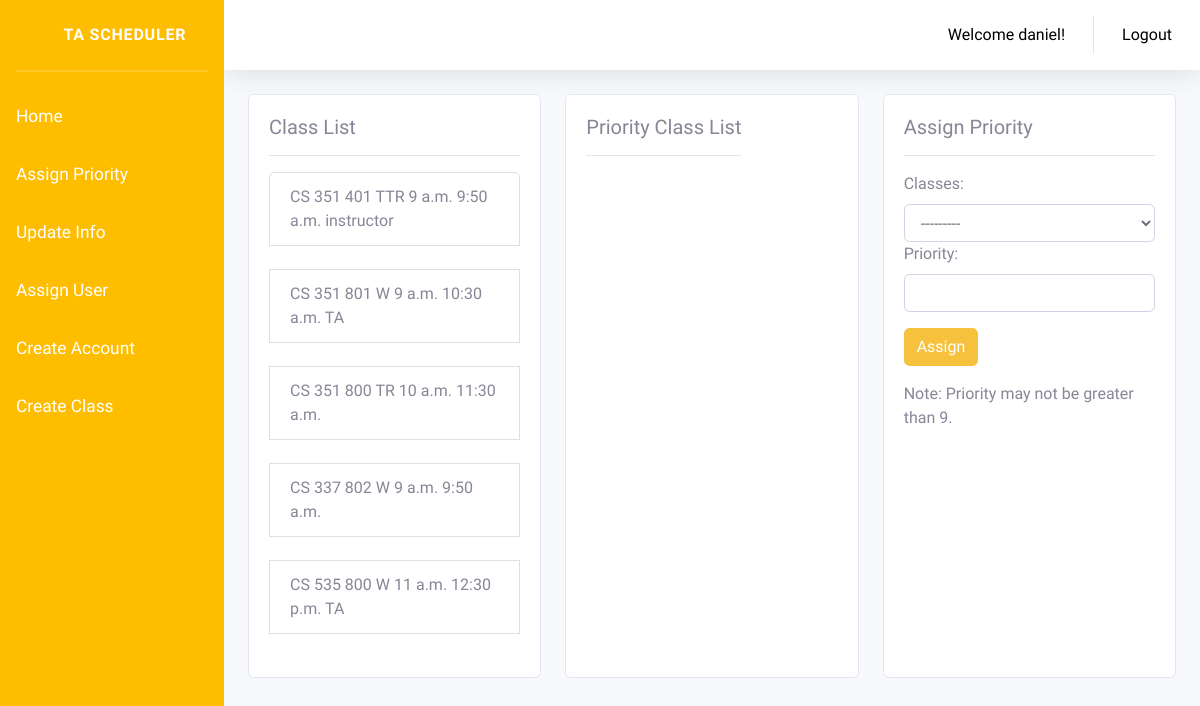
Screenshot of /classList/ (signed in) with the database file from the repository.
### CS361WebApp/models.py (models this page shows)
class CourseTime(models.Model):
    department = models.CharField(max_length=50, validators=[validate_alpha])
    number = models.CharField(max_length=50, validators=[validate_numeric])
    start = models.TimeField(auto_now=False, auto_now_add=False, null=True)
    end = models.TimeField(auto_now=False, auto_now_add=False, null=True)
    day = models.CharField(max_length=50, validators=[validate_alpha])
    section = models.CharField(max_length=50, validators=[validate_numeric])
    instructor = models.CharField(max_length=50, blank=True)
    def __str__(self):
        return self.department + " " + self.number + "-" + self.section

### CS361WebApp/views.py (the view)
# urls.py: path('classList/', views.classlist, name='CS361WebApp-classList'),
@login_required
def classlist(request):
    classes = CourseTime.objects.all()
    profile = SavePriority.objects.filter(user=request.user)
    x = profile.all()
    for yeet in profile:
        x = yeet.myList.order_by('priority')
    if request.method == 'POST':
        person = Profile.objects.get(user=request.user)
        if person.role != 1:
            return redirect('CS361WebApp-home')
        form = Priority(request.POST)
        if form.is_valid():
            name = request.user
            found = SavePriority.objects.filter(user=name).first()
            if found is None:
                useradd = SavePriority.objects.create(user=name)
            else:
                useradd = SavePriority.objects.filter(user=name).first()
            form.save()
            course = form.cleaned_data.get('classes')
            priority = form.cleaned_data.get('priority')
            add = CreatePriority.objects.filter(classes=course).filter(priority=priority).first()
            test = SavePriority.objects.filter(user=name)
            section = int(add.classes.section)
            if section <= 401:
                return redirect('CS361WebApp-classList')
            changed1 = 121111105110107
            changed2 = 121101101116
            for yeeet in test:
                x = yeeet.myList.all()
                for yeet in x:
                    if int(yeet.priority) == priority:
                        changed1 = 69  # fuck
                        joe_mama = yeet
                    if yeet.classes == course:
                        changed2 = 420
                        i_hate_my_life = yeet
            if changed1 == 69 and changed2 == 420:
                useradd.myList.remove(joe_mama)
                useradd.myList.remove(i_hate_my_life)
                useradd.myList.add(add)
                messages.error(request, f'Class replaced!')
            elif changed1 == 69:
                useradd.myList.remove(joe_mama)
                useradd.myList.add(add)
                messages.error(request, f'Class replaced!')
            elif changed2 == 420:
                useradd.myList.remove(i_hate_my_life)
                useradd.myList.add(add)
                messages.error(request, f'Class replaced!')
            else:
                useradd.myList.add(add)
                messages.success(request, f'{course} assigned to {name} with priority {priority}!')
        profile = SavePriority.objects.filter(user=request.user)
        x = profile.all()
        for yeet in profile:
            x = yeet.myList.order_by('priority')
        return render(request, 'CS361WebApp/ClassList.html', {'classes': classes, 'x': x, 'form': form})
    else:
        form = Priority(request.POST)
    return render(request, 'CS361WebApp/ClassList.html', {'classes': classes, 'x': x, 'form': form})

### CS361WebApp/forms.py
class Priority(ModelForm):
    class Meta:
        model = models.CreatePriority
        fields = ['classes', 'priority']

### CS361WebApp/templates/CS361WebApp/ClassList.html (shortened to what this page needs)
{% extends "CS361WebApp/base.html" %}
{% load crispy_forms_tags %}
{% load static %}
{% block content %}
    <div class="card-deck">
        <div class="card">
            <div class="card-body">
                <h5 class="card-title">Class List</h5>
                <hr>
                <ul class="list-group">
                    {% for class in classes %}
                        <li class="list-group-item">
                            {{ class.department }}
                            {{ class.number }}
                            {{ class.section }}
                            {{ class.day }}
                            {{ class.start }}
                            {{ class.end }}
                            {{ class.instructor }}
                        </li>
                        <br/>
                    {% endfor %}
                </ul>
            </div>
        </div>
        <div class="card">
            <div class="card-body">
                <div style="display: table-cell;">
                    <h5 class="card-title">Priority Class List</h5>
                    <hr>
                </div>
            </div>
        </div>
        <div class="card">
            <div class="card-body">
                <form method="POST">
                    <fieldset class="form-group">
                        <h5 class="card-title">Assign Priority</h5>
                        <hr>
                        <div class="card-text">
                            {{ form }}
                        </div>
                    </fieldset>
                    <div class="form-group">
                        <button class="btn btn-warning" type="submit">Assign</button>
                    </div>
                    <p>Note: Priority may not be greater than 9.</p>
                </form>
            </div>
        </div>
    </div>
    </div>
{% endblock content %}

### CS361WebApp/templates/CS361WebApp/base.html (shortened to what this page needs)
{% load static %}
<html>
<head>
    <link rel="stylesheet" href="https://stackpath.bootstrapcdn.com/bootstrap/4.3.1/css/bootstrap.min.css"
>
    <link href="{% static 'css/sb-admin-2.min.css' %}" rel="stylesheet">
    <link href="{% static 'vendor/fontawesome-free/css/all.min.css' %}" rel="stylesheet"
          type="text/css">
</head>
<body id="page-top">
<div id="wrapper">
    <ul class="navbar-nav bg-gradient-primary sidebar sidebar-dark accordion" id="accordionSidebar">
        <a class="sidebar-brand d-flex align-items-center justify-content-center" href="">
            <div class="sidebar-brand-icon">
                <i class="fas fa-chalkboard-teacher"></i>
            </div>
            <div class="sidebar-brand-text mx-3">TA Scheduler</div>
        </a>
        <hr class="sidebar-divider my-0">
        <hr class="sidebar-divider">
        {% if user.is_authenticated %}
            <li class="nav-item">
                <a class="nav-link" href="{% url 'CS361WebApp-home' %}"><span>Home  <i
                        class="fas fa-home"></i></span></a>
                <a class="nav-link" href="{% url 'CS361WebApp-classList' %}"><span>Assign Priority  <i
                        class="fas fa-list"></i></span></a>
                <a class="nav-link" href="{% url 'CS361WebApp-updateinfo' %}"><span>Update Info  <i
                        class="fas fa-list"></i></span></a>
                <a class="nav-item nav-link" href="{% url 'CS361WebApp-assign' %}"><span>Assign User  <i
                            class="far fa-user"></i></span></a>
                {% if user.is_staff %}
                    <a class="nav-item nav-link" href="{% url 'register' %}"><span>Create Account  <i
                            class="fas fa-user-circle"></i></span></a>
                    <a class="nav-item nav-link" href="{% url 'CS361WebApp-coursetime' %}"><span>Create Class  <i
                            class="fas fa-chalkboard"></i></span></a>
                {% endif %}
            </li>
        {% endif %}
    </ul>
    <div id="content-wrapper" class="d-flex flex-column">
        <div id="content">
            <nav class="navbar navbar-expand navbar-light bg-white topbar mb-4 static-top shadow">
                <ul class="navbar-nav ml-auto">
                    <ul class="navbar-nav ml-auto">
                        {% if user.is_authenticated %}
                            <li class="nav-item dropdown no-arrow">
                                <a class="nav-item nav-link" href="#"
                                   style="color: black">Welcome {{ user.username }}!</a>
                            </li>
                        <li class="nav-item dropdown no-arrow">
                            <a class="nav-item nav-link" href="{% url 'logout' %}" style="color: black">Logout</a>
                        </li>
                        {% endif %}
                    </ul>
                </ul>
            </nav>
            <div class="container-fluid" style="margin-top: 0px; padding-top: 0px;">
                {% block content %}{% endblock content %}
            </div>
        </div>
    </div>
</body>
<body>
</body>
</html>

### CS361WebApp/templates/CS361WebApp/base.html (style rules this page uses)
#id_classes, #id_priority { display: block; width: 100%; height: calc(1.5em + .75rem + 2px); padding: .375rem .75rem; font-size: 1rem; font-weight: 400; line-height: 1.5; color: #6e707e; background-color: #fff; background-clip: padding-box; border: 1px solid #d1d3e2; border-radius: .35rem; transition: border-color .15s ease-in-out, box-shadow .15s ease-in-out; }
.sidebar-dark .nav-item .nav-link { color: white; }
.sidebar .nav-item .nav-link span { font-size: 13pt; }
.sidebar-dark .nav-item .nav-link i { font-size: 13pt }

### rows the page displays
CourseTime: department "CS", number "351", section "401", day "TTR", start "9 a.m.", end "9:50 a.m.", instructor "instructor"
CourseTime: department "CS", number "351", section "801", day "W", start "9 a.m.", end "10:30 a.m.", instructor "TA"
CourseTime: department "CS", number "351", section "800", day "TR", start "10 a.m.", end "11:30 a.m."
CourseTime: department "CS", number "337", section "802", day "W", start "9 a.m.", end "9:50 a.m."
CourseTime: department "CS", number "535", section "800", day "W", start "11 a.m.", end "12:30 p.m.", instructor "TA"

### other values shown
{{ user.username }} "daniel"
